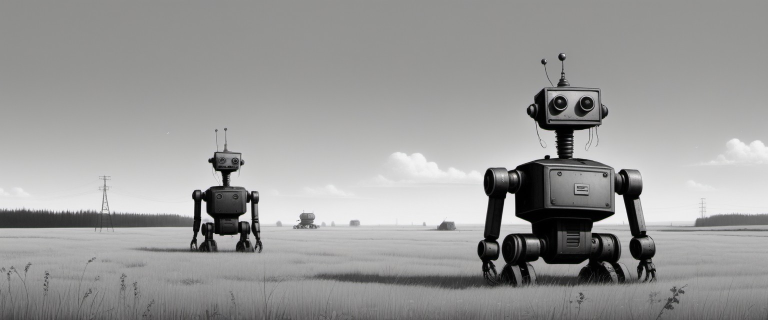
#> input picture Images/Adjust_Intensity_Values.jpg, 1536 x 640 px, found by its file name (shown at 1/2 size)
$ jupyter execute Adjust_Intensity_Values.ipynb
#> lines starting #> are read from the running program, lines starting #| are printed output that depends on the picture
[cell 1]
#sarinakasaiyan

from skimage.io import imread
from skimage import exposure
import matplotlib.pyplot as plt

# Load the image
i = imread('/content/Adjust_Intensity_Values.jpg')
#> i is the input picture: shape (640, 1536, 3); mean R, G, B 153.8, 153.7, 152.8
# Adjust intensity values
j = exposure.rescale_intensity(i, in_range=(0, 125), out_range=(0, 1))
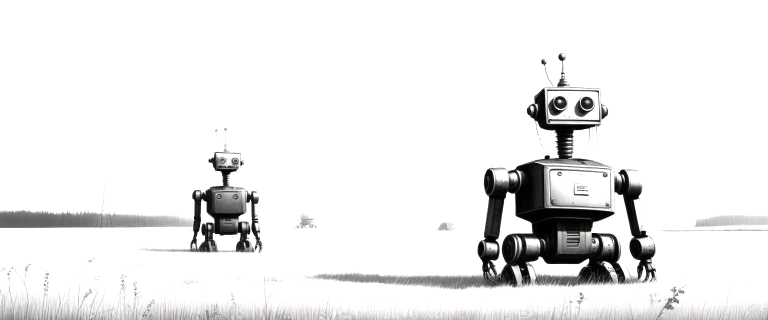
#> j: shape (640, 1536, 3) float64 (shown at 1/2 size); mean R, G, B 0.925, 0.925, 0.925

# Create subplots
fig, axs = plt.subplots(1, 2, figsize=(10, 5))

# Display the original image
axs[0].imshow(i)
axs[0].set_xlabel('Original', fontsize=12)  # Set title at the bottom

# Display the adjusted image
axs[1].imshow(j)
axs[1].set_xlabel('Adjusted', fontsize=12)  # Set title at the bottom

# Remove axis ticks
plt.axis('off')

# Show the plot
plt.show()
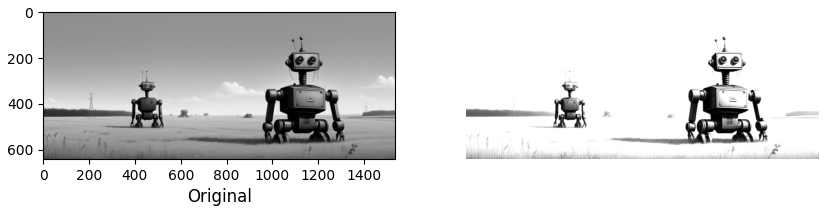
#> figure drawn by matplotlib, 2 panels

$ run again, with Images/Butterworth_High_Pass_Filter.jpg copied over Images/Adjust_Intensity_Values.jpg
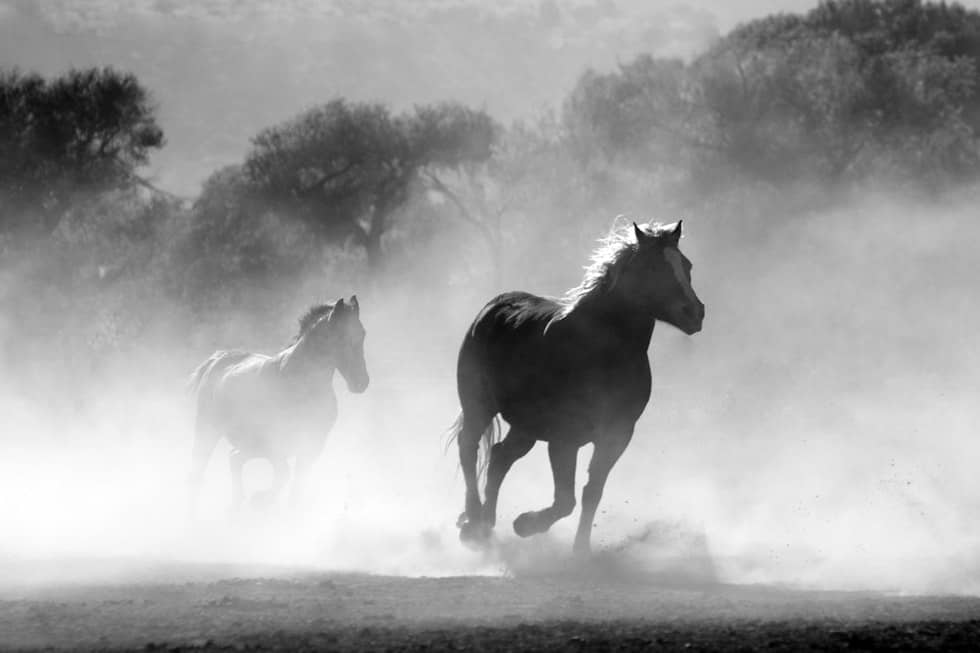
#> input picture Images/Butterworth_High_Pass_Filter.jpg, 980 x 653 px, found by its file name
#> i is the input picture: shape (653, 980, 3); min 0, max 255, mean 158.6
#> `j = exposure.rescale_intensity(i, in_range=(0, 125), out_range=(0, 1))`:
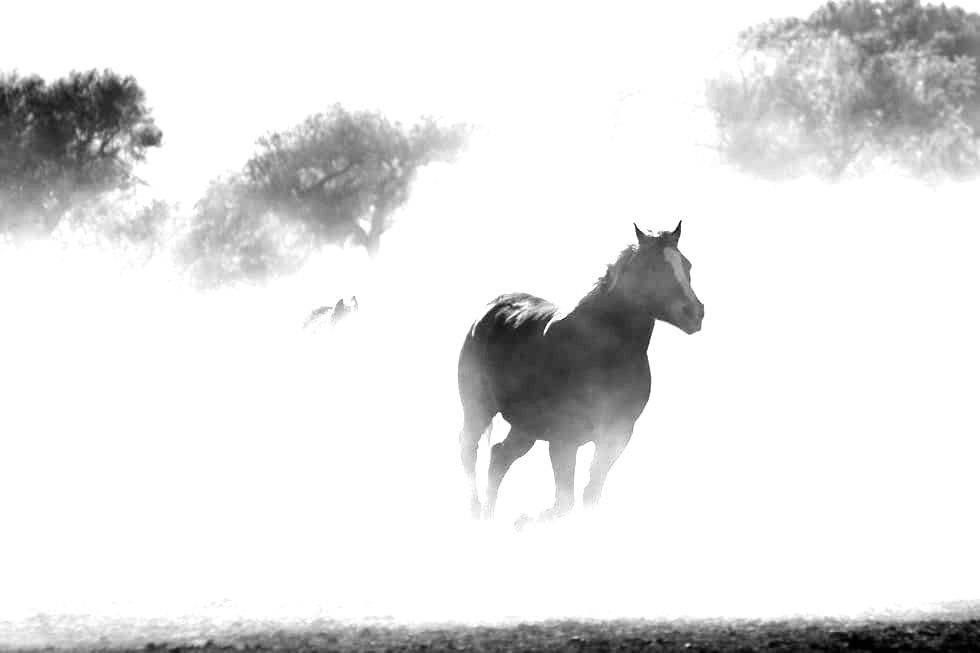
#> j: shape (653, 980, 3) float64; min 0, max 1, mean 0.894
#> `plt.show()`:
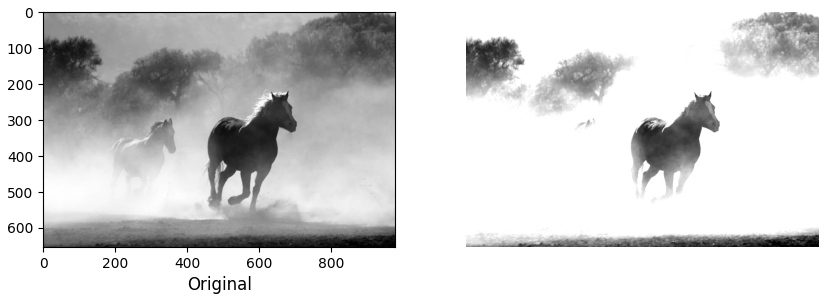
#> figure drawn by matplotlib, 2 panels

$ run again, with Images/Downsampling.jpg copied over Images/Adjust_Intensity_Values.jpg
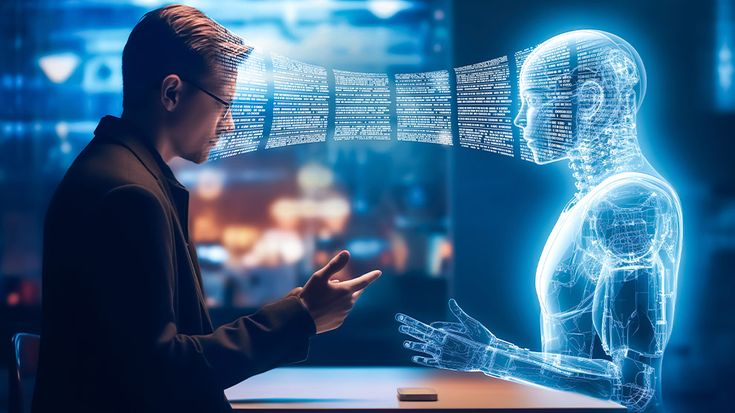
#> input picture Images/Downsampling.jpg, 735 x 413 px, found by its file name
#> i is the input picture: shape (413, 735, 3); mean R, G, B 56.5, 100.1, 135.3
#> `j = exposure.rescale_intensity(i, in_range=(0, 125), out_range=(0, 1))`:
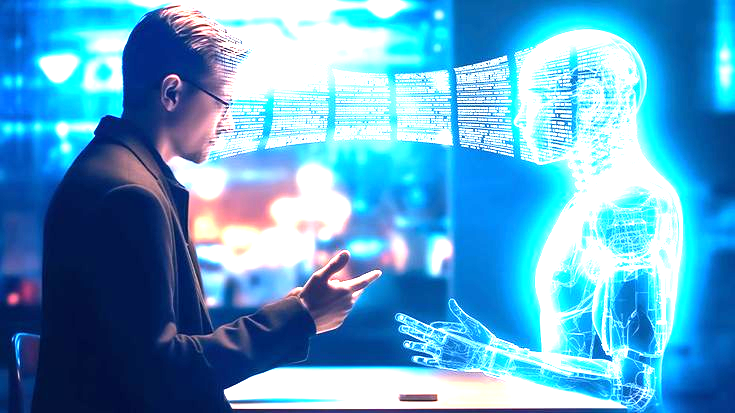
#> j: shape (413, 735, 3) float64; mean R, G, B 0.363, 0.641, 0.802
#> `plt.show()`:
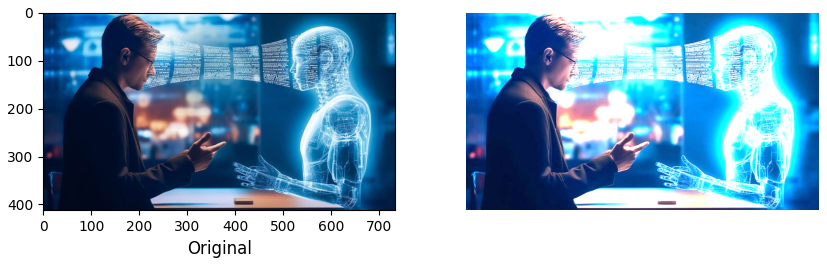
#> figure drawn by matplotlib, 2 panels
